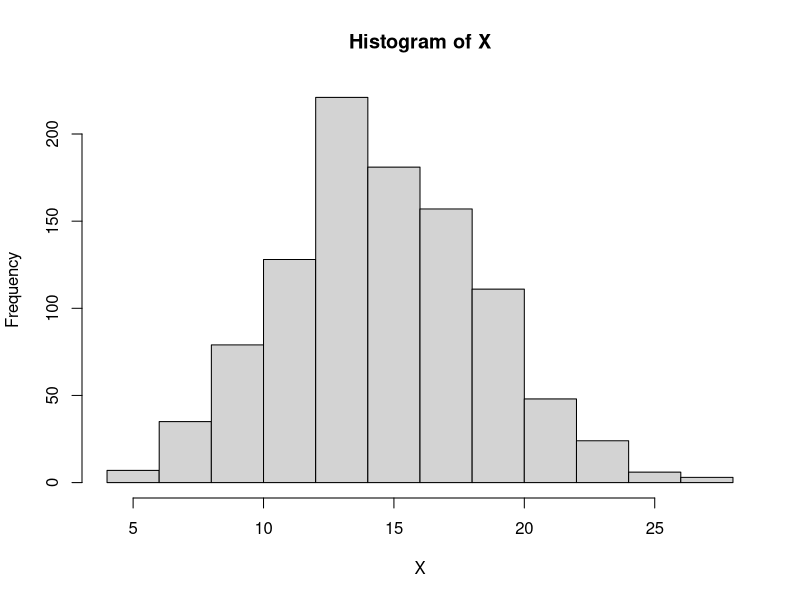
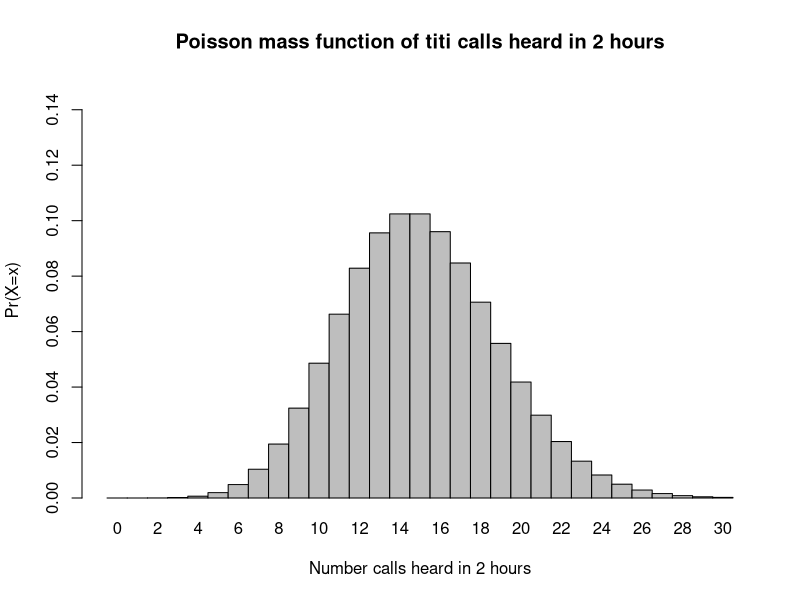
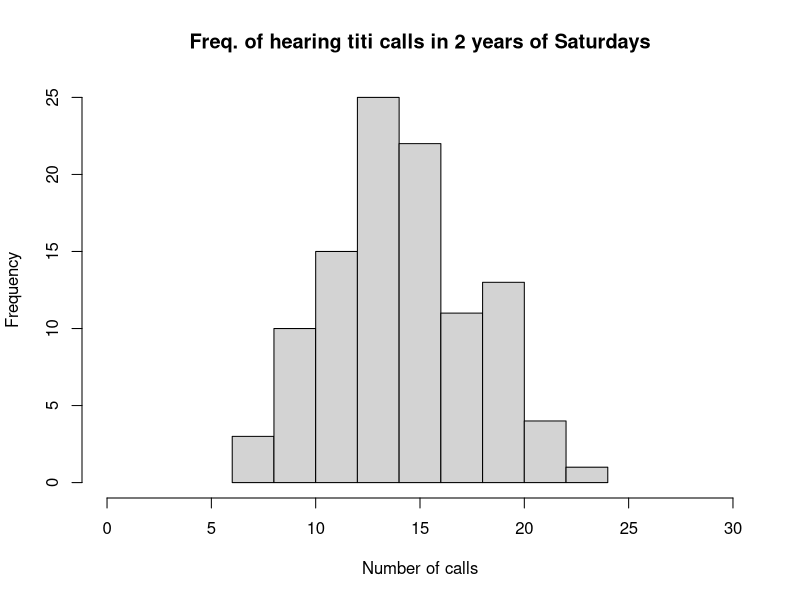

Recreate these plots in R, in order.
## ---- chunk 1
knitr::opts_chunk$set(echo = TRUE)
## ---- chunk 2

X<- rpois(1000, lambda = 15)

hist(X)

## ---- chunk 3
1-ppois(8, lambda = 15)

## ---- chunk 4
dpois(x=0,lambda=15)

## ---- chunk 5
dpois(x=3, lambda = 15)
## ---- chunk 6
#graph mass function
barplot(dpois(x=0:30,lambda=15),ylim=c(0,0.15),space=0, names.arg=0:30, ylab="Pr(X=x)", xlab="Number calls heard in 2 hours", main= "Poisson mass function of titi calls heard in 2 hours")

## ---- chunk 7

Sim.call<- rpois(104, lambda = 15)

## ---- chunk 8
hist(Sim.call, xlim = c(0,30), xlab="Number of calls", main = "Freq. of hearing titi calls in 2 years of Saturdays")  
